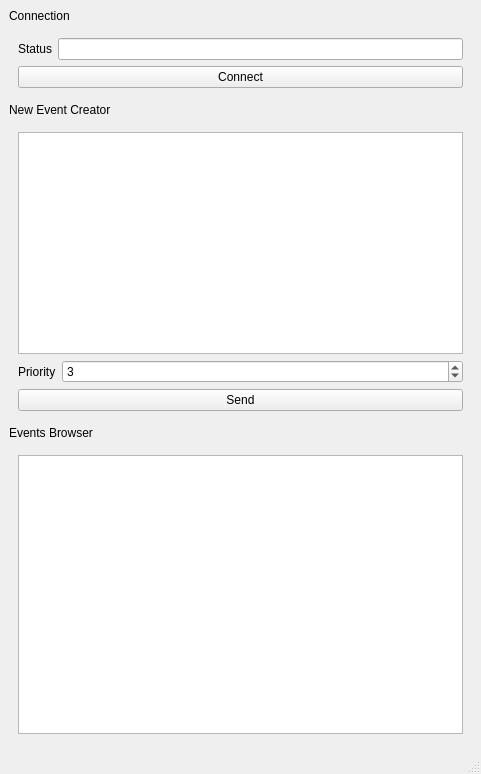
<?xml version="1.0" encoding="UTF-8"?>
<ui version="4.0">
 <class>MainWindow</class>
 <widget class="QMainWindow" name="MainWindow">
  <property name="geometry">
   <rect>
    <x>0</x>
    <y>0</y>
    <width>481</width>
    <height>774</height>
   </rect>
  </property>
  <property name="windowTitle">
   <string>MainWindow</string>
  </property>
  <widget class="QWidget" name="centralwidget">
   <layout class="QVBoxLayout" name="verticalLayout_4">
    <item>
     <widget class="QLabel" name="label_5">
      <property name="text">
       <string>Connection</string>
      </property>
     </widget>
    </item>
    <item>
     <widget class="QWidget" name="m_connectionControlWidget" native="true">
      <layout class="QVBoxLayout" name="verticalLayout_3">
       <item>
        <layout class="QHBoxLayout" name="horizontalLayout_2">
         <item>
          <widget class="QLabel" name="label_2">
           <property name="sizePolicy">
            <sizepolicy hsizetype="Minimum" vsizetype="Preferred">
             <horstretch>0</horstretch>
             <verstretch>0</verstretch>
            </sizepolicy>
           </property>
           <property name="text">
            <string>Status</string>
           </property>
          </widget>
         </item>
         <item>
          <widget class="QLineEdit" name="m_connectionStatus">
           <property name="sizePolicy">
            <sizepolicy hsizetype="Expanding" vsizetype="Fixed">
             <horstretch>0</horstretch>
             <verstretch>0</verstretch>
            </sizepolicy>
           </property>
           <property name="focusPolicy">
            <enum>Qt::NoFocus</enum>
           </property>
           <property name="readOnly">
            <bool>true</bool>
           </property>
          </widget>
         </item>
        </layout>
       </item>
       <item>
        <widget class="QPushButton" name="m_connectButton">
         <property name="text">
          <string>Connect</string>
         </property>
        </widget>
       </item>
      </layout>
     </widget>
    </item>
    <item>
     <widget class="QLabel" name="label_4">
      <property name="text">
       <string>New Event Creator</string>
      </property>
     </widget>
    </item>
    <item>
     <widget class="QWidget" name="m_eventsCreatorWidget" native="true">
      <layout class="QVBoxLayout" name="verticalLayout">
       <item>
        <widget class="QTextEdit" name="m_eventTextEdit"/>
       </item>
       <item>
        <layout class="QHBoxLayout" name="horizontalLayout_3">
         <item>
          <widget class="QLabel" name="label">
           <property name="text">
            <string>Priority</string>
           </property>
          </widget>
         </item>
         <item>
          <widget class="QSpinBox" name="m_spinPriority">
           <property name="sizePolicy">
            <sizepolicy hsizetype="Expanding" vsizetype="Fixed">
             <horstretch>0</horstretch>
             <verstretch>0</verstretch>
            </sizepolicy>
           </property>
           <property name="maximum">
            <number>999999999</number>
           </property>
           <property name="value">
            <number>3</number>
           </property>
          </widget>
         </item>
        </layout>
       </item>
       <item>
        <widget class="QPushButton" name="m_sendEventButton">
         <property name="text">
          <string>Send</string>
         </property>
        </widget>
       </item>
      </layout>
     </widget>
    </item>
    <item>
     <widget class="QLabel" name="label_3">
      <property name="text">
       <string>Events Browser</string>
      </property>
     </widget>
    </item>
    <item>
     <widget class="QWidget" name="m_eventsBrowserWidget" native="true">
      <layout class="QVBoxLayout" name="verticalLayout_2">
       <item>
        <layout class="QHBoxLayout" name="horizontalLayout"/>
       </item>
       <item>
        <widget class="QTableView" name="m_eventsView">
         <attribute name="verticalHeaderVisible">
          <bool>false</bool>
         </attribute>
        </widget>
       </item>
      </layout>
     </widget>
    </item>
   </layout>
  </widget>
  <widget class="QMenuBar" name="menubar">
   <property name="geometry">
    <rect>
     <x>0</x>
     <y>0</y>
     <width>481</width>
     <height>25</height>
    </rect>
   </property>
  </widget>
  <widget class="QStatusBar" name="statusbar"/>
 </widget>
 <resources/>
 <connections>
  <connection>
   <sender>m_connectButton</sender>
   <signal>clicked()</signal>
   <receiver>MainWindow</receiver>
   <slot>onButtonConnectClicked()</slot>
   <hints>
    <hint type="sourcelabel">
     <x>195</x>
     <y>121</y>
    </hint>
    <hint type="destinationlabel">
     <x>373</x>
     <y>0</y>
    </hint>
   </hints>
  </connection>
  <connection>
   <sender>m_sendEventButton</sender>
   <signal>clicked()</signal>
   <receiver>MainWindow</receiver>
   <slot>onButtonSendNewEventClicked()</slot>
   <hints>
    <hint type="sourcelabel">
     <x>264</x>
     <y>412</y>
    </hint>
    <hint type="destinationlabel">
     <x>351</x>
     <y>0</y>
    </hint>
   </hints>
  </connection>
  <connection>
   <sender>m_eventTextEdit</sender>
   <signal>textChanged()</signal>
   <receiver>MainWindow</receiver>
   <slot>updateWindow()</slot>
   <hints>
    <hint type="sourcelabel">
     <x>309</x>
     <y>247</y>
    </hint>
    <hint type="destinationlabel">
     <x>397</x>
     <y>-15</y>
    </hint>
   </hints>
  </connection>
 </connections>
 <slots>
  <slot>onButtonConnectClicked()</slot>
  <slot>onButtonSendNewEventClicked()</slot>
  <slot>onButtonRefreshEventClicked()</slot>
  <slot>updateWindow()</slot>
 </slots>
</ui>
